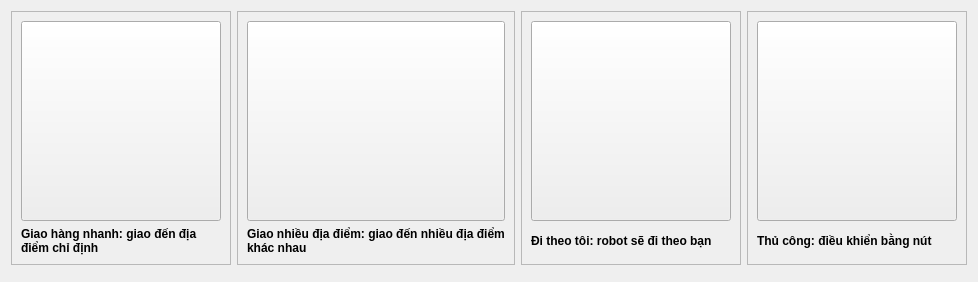
         <widget class="QWidget" name="taskPg">
          <layout class="QGridLayout" name="gridLayout">
           <item row="0" column="5">
            <widget class="QFrame" name="task4_Frame">
             <property name="frameShape">
              <enum>QFrame::StyledPanel</enum>
             </property>
             <property name="frameShadow">
              <enum>QFrame::Raised</enum>
             </property>
             <layout class="QVBoxLayout" name="verticalLayout_9">
              <item>
               <widget class="QPushButton" name="task4Btn">
                <property name="minimumSize">
                 <size>
                  <width>200</width>
                  <height>200</height>
                 </size>
                </property>
                <property name="text">
                 <string/>
                </property>
                <property name="icon">
                 <iconset resource="../resources.qrc">
                  <normaloff>:/images/images/task4.png</normaloff>:/images/images/task4.png</iconset>
                </property>
                <property name="iconSize">
                 <size>
                  <width>200</width>
                  <height>200</height>
                 </size>
                </property>
               </widget>
              </item>
              <item>
               <widget class="QLabel" name="task4Text">
                <property name="font">
                 <font>
                  <weight>75</weight>
                  <bold>true</bold>
                 </font>
                </property>
                <property name="text">
                 <string>Thủ công: điều khiển bằng nút</string>
                </property>
                <property name="wordWrap">
                 <bool>true</bool>
                </property>
               </widget>
              </item>
             </layout>
            </widget>
           </item>
           <item row="1" column="2" colspan="2">
            <widget class="QFrame" name="frame_7">
             <property name="frameShape">
              <enum>QFrame::StyledPanel</enum>
             </property>
             <property name="frameShadow">
              <enum>QFrame::Raised</enum>
             </property>
            </widget>
           </item>
           <item row="1" column="5">
            <widget class="QFrame" name="frame_9">
             <property name="frameShape">
              <enum>QFrame::StyledPanel</enum>
             </property>
             <property name="frameShadow">
              <enum>QFrame::Raised</enum>
             </property>
            </widget>
           </item>
           <item row="1" column="4">
            <widget class="QFrame" name="frame_8">
             <property name="frameShape">
              <enum>QFrame::StyledPanel</enum>
             </property>
             <property name="frameShadow">
              <enum>QFrame::Raised</enum>
             </property>
            </widget>
           </item>
           <item row="0" column="3" colspan="2">
            <widget class="QFrame" name="task3_Frame">
             <property name="frameShape">
              <enum>QFrame::StyledPanel</enum>
             </property>
             <property name="frameShadow">
              <enum>QFrame::Raised</enum>
             </property>
             <layout class="QVBoxLayout" name="verticalLayout_8">
              <item>
               <widget class="QPushButton" name="task3Btn">
                <property name="minimumSize">
                 <size>
                  <width>200</width>
                  <height>200</height>
                 </size>
                </property>
                <property name="text">
                 <string/>
                </property>
                <property name="icon">
                 <iconset resource="../resources.qrc">
                  <normaloff>:/images/images/task3.png</normaloff>:/images/images/task3.png</iconset>
                </property>
                <property name="iconSize">
                 <size>
                  <width>200</width>
                  <height>200</height>
                 </size>
                </property>
               </widget>
              </item>
              <item>
               <widget class="QLabel" name="task3Text">
                <property name="font">
                 <font>
                  <weight>75</weight>
                  <bold>true</bold>
                 </font>
                </property>
                <property name="text">
                 <string>Đi theo tôi: robot sẽ đi theo bạn</string>
                </property>
                <property name="wordWrap">
                 <bool>true</bool>
                </property>
               </widget>
              </item>
             </layout>
            </widget>
           </item>
           <item row="0" column="0">
            <widget class="QFrame" name="task1_Frame">
             <property name="frameShape">
              <enum>QFrame::StyledPanel</enum>
             </property>
             <property name="frameShadow">
              <enum>QFrame::Raised</enum>
             </property>
             <layout class="QVBoxLayout" name="verticalLayout_4">
              <item>
               <widget class="QPushButton" name="task1Btn">
                <property name="minimumSize">
                 <size>
                  <width>200</width>
                  <height>200</height>
                 </size>
                </property>
                <property name="text">
                 <string/>
                </property>
                <property name="icon">
                 <iconset resource="../resources.qrc">
                  <normaloff>:/images/images/task1.png</normaloff>:/images/images/task1.png</iconset>
                </property>
                <property name="iconSize">
                 <size>
                  <width>200</width>
                  <height>200</height>
                 </size>
                </property>
               </widget>
              </item>
              <item>
               <widget class="QLabel" name="task1Text">
                <property name="font">
                 <font>
                  <weight>75</weight>
                  <bold>true</bold>
                 </font>
                </property>
                <property name="text">
                 <string>Giao hàng nhanh: giao đến địa điểm chỉ định</string>
                </property>
                <property name="wordWrap">
                 <bool>true</bool>
                </property>
               </widget>
              </item>
             </layout>
            </widget>
           </item>
           <item row="1" column="0" colspan="2">
            <widget class="QFrame" name="frame_6">
             <property name="frameShape">
              <enum>QFrame::StyledPanel</enum>
             </property>
             <property name="frameShadow">
              <enum>QFrame::Raised</enum>
             </property>
            </widget>
           </item>
           <item row="0" column="1" colspan="2">
            <widget class="QFrame" name="task2_Frame">
             <property name="frameShape">
              <enum>QFrame::StyledPanel</enum>
             </property>
             <property name="frameShadow">
              <enum>QFrame::Raised</enum>
             </property>
             <layout class="QVBoxLayout" name="verticalLayout_7">
              <item>
               <widget class="QPushButton" name="task2Btn">
                <property name="minimumSize">
                 <size>
                  <width>200</width>
                  <height>200</height>
                 </size>
                </property>
                <property name="text">
                 <string/>
                </property>
                <property name="icon">
                 <iconset resource="../resources.qrc">
                  <normaloff>:/images/images/task2.png</normaloff>:/images/images/task2.png</iconset>
                </property>
                <property name="iconSize">
                 <size>
                  <width>200</width>
                  <height>200</height>
                 </size>
                </property>
               </widget>
              </item>
              <item>
               <widget class="QLabel" name="task2Text">
                <property name="font">
                 <font>
                  <weight>75</weight>
                  <bold>true</bold>
                 </font>
                </property>
                <property name="text">
                 <string>Giao nhiều địa điểm: giao đến nhiều địa điểm khác nhau</string>
                </property>
                <property name="wordWrap">
                 <bool>true</bool>
                </property>
               </widget>
              </item>
             </layout>
            </widget>
           </item>
          </layout>
         </widget>
